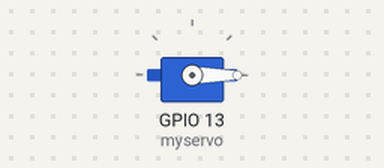
Bench run of a sketch on a simulated ESP32. On the bench: servo.

Above: at 0.05 s.
At 2.5 s:
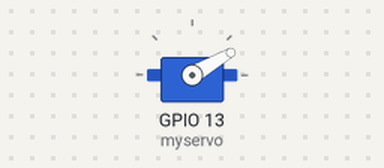
At 5.0 s:
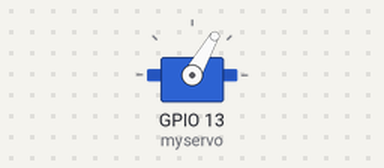
Timing chart, 0 to 6.5 s (numbered marks = the images above):
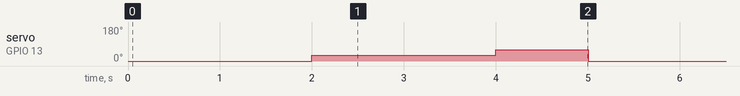

Measured:
- by itself, servo on GPIO 13 (myservo): repeats every 5.0 s: 60° 1.0 s, 0° 2.0 s, 30° 2.0 s

The sketch:

servomotor.ino
```cpp
 #include <ESP32Servo.h>

Servo myservo;
void setup()
{
  myservo.attach(13);
}
void loop() {
  myservo.write(0);
  delay(2000);
  myservo.write(30);
  delay(2000);
  myservo.write(60);
  delay(1000);

}
```
